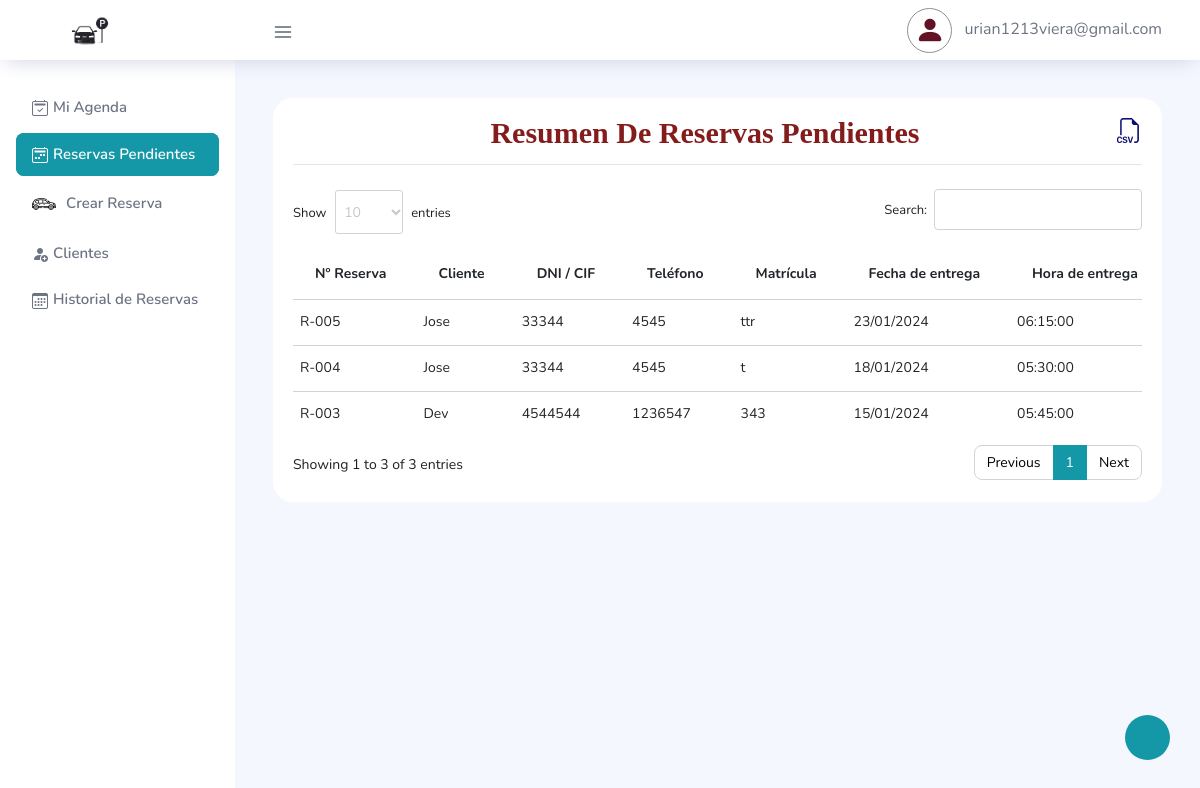
The page /dashboard/ReservasPendientes.php (signed in) on the database its author committed.
### tables this page shows
CREATE TABLE `tbl_reservas` (
  `id` int(11) NOT NULL AUTO_INCREMENT,
  `id_cliente` int(11) DEFAULT NULL,
  `fecha_entrega` date NOT NULL,
  `hora_entrega` time NOT NULL,
  `fecha_recogida` varchar(50) DEFAULT NULL,
  `hora_recogida` varchar(50) DEFAULT NULL,
  `tipo_plaza` varchar(100) DEFAULT '',
  `terminal_entrega` varchar(100) DEFAULT '',
  `terminal_recogida` varchar(100) DEFAULT '',
  `matricula` varchar(50) DEFAULT '',
  `color` varchar(60) DEFAULT NULL,
  `marca_modelo` varchar(250) DEFAULT '',
  `numero_vuelo_de_vuelta` varchar(50) DEFAULT NULL,
  `servicio_adicional` varchar(10) DEFAULT NULL,
  `total_dias_reserva` int(11) DEFAULT NULL,
  `total_pago_reserva` decimal(8,2) DEFAULT NULL,
  `descuento` bigint(11) DEFAULT 0,
  `formato_pago` varchar(250) DEFAULT NULL,
  `observacion_cliente` mediumtext DEFAULT NULL,
  `fecha_pago_factura` date DEFAULT NULL,
  `servicios_extras` mediumtext DEFAULT NULL,
  `total_gasto_extras` decimal(8,2) DEFAULT NULL,
  `estado_reserva` int(11) DEFAULT 0,
  `date_registro` timestamp NULL DEFAULT current_timestamp() ON UPDATE current_timestamp(),
  PRIMARY KEY (`id`)
);

CREATE TABLE `tbl_clientes` (
  `IdUser` int(10) NOT NULL AUTO_INCREMENT,
  `emailUser` varchar(50) DEFAULT NULL,
  `passwordUser` varchar(250) DEFAULT NULL,
  `nombre_completo` varchar(250) DEFAULT NULL,
  `din` char(50) DEFAULT NULL,
  `direccion_completa` mediumtext DEFAULT NULL,
  `tlf` varchar(20) DEFAULT NULL,
  `conocido_por` varchar(60) DEFAULT NULL,
  `observaciones` mediumtext DEFAULT NULL,
  `terminos` int(11) DEFAULT 1,
  `rol` int(11) DEFAULT 0,
  `sesionDesde` varchar(30) DEFAULT NULL,
  `sesionHasta` varchar(30) DEFAULT NULL,
  `createUser` varchar(30) DEFAULT NULL,
  PRIMARY KEY (`IdUser`)
);

### dashboard/funciones.php (called while the page is built, shortened)
<?php
   function getAllReservasPorEstadoReserva($con, $status_reserva)
   {
       $sqlReservasAdmin = ("SELECT c.*, r.* FROM tbl_clientes AS c
                   INNER JOIN tbl_reservas AS r ON c.idUser = r.id_cliente
                   WHERE r.estado_reserva = '{$status_reserva}'
                   ORDER BY r.date_registro DESC");
       $queryReserva = mysqli_query($con, $sqlReservasAdmin);
       return $queryReserva;
   }
   ?>

### dashboard/ReservasPendientes.php (the view, shortened to what this page needs)
<?php
if (isset($_SESSION['emailUser']) != "" && $_SESSION['rol'] == 1) {
    $email      = $_SESSION['emailUser'];
    $rolUser    = $_SESSION['rol'];
?>
    <!DOCTYPE html>
    <html lang="es">
    <head>
    </head>
    <body>
        <div class="container-scroller">
            <?php include 'bases/navbar.php'; ?>
            <div class="container-fluid page-body-wrapper">
                <?php
                include 'bases/nav.php';
                include 'funciones.php';
                $mis_reservas = getAllReservasPorEstadoReserva($con, 0);
                ?>
                <div class="main-panel">
                    <div class="content-wrapper">
                        <div class="row justify-content-md-center">
                            <div class="col-lg-12 grid-margin stretch-card">
                                <div class="card">
                                    <div class="card-body">
                                        <h2 class="card-title text-center mb-4" style="font-size: 30px; font-family: 'Quicky Story'; color: #851C1C ;">Resumen de Reservas Pendientes
                                            <a title="Todas las Reservas Pendientes" href="../acciones/exportDataReservas.php?expo=0" download="Data_clientes.xls" style="float: right;font-size: 25px;">
                                                <i class="bi bi-filetype-csv"></i>
                                            </a>
                                            <hr>
                                        </h2>
                                        <div class="table-responsive">
                                            <table id="tablaReservasPendientes" class="table table-hover">
                                                <thead>
                                                    <tr>
                                                        <th>Nº Reserva</th>
                                                        <th>Cliente</th>
                                                        <th>DNI / CIF</th>
                                                        <th>Teléfono</th>
                                                        <th>Matrícula</th>
                                                        <th>Fecha de entrega</th>
                                                        <th>Hora de entrega</th>
                                                    </tr>
                                                </thead>
                                                <tbody>
                                                    <?php
                                                    while ($reserva = mysqli_fetch_array($mis_reservas)) {
                                                        $reserva_id = $reserva["id"]; ?>
                                                        <tr id="<?php echo $reserva_id; ?>" class="reserva_<?php echo $reserva_id; ?>">
                                                            <td class="custom_td">
                                                                <?php
                                                                if ($reserva_id < 10) {
                                                                    echo 'R-00' . $reserva_id;
                                                                } elseif ($reserva_id < 100) {
                                                                    echo 'R-0' . $reserva_id;
                                                                } else {
                                                                    echo 'R-' . $reserva_id;
                                                                } ?>
                                                            </td>
                                                            <td class="custom_td"><?php echo $reserva["nombre_completo"]; ?></td>
                                                            <td class="custom_td"><?php echo $reserva["din"]; ?></td>
                                                            <td class="custom_td"><?php echo $reserva["tlf"]; ?></td>
                                                            <td class="custom_td"><?php echo $reserva["matricula"]; ?></td>
                                                            <td class="custom_td"><?php echo date("d/m/Y", strtotime($reserva["fecha_entrega"])); ?></td>
                                                            <td class="custom_td"><?php echo $reserva["hora_entrega"]; ?></td>
                                                        </tr>
                                                    <?php } ?>
                                                </tbody>
                                            </table>
                                        </div>
                                    </div>
                                </div>
                            </div>
                        </div>
                    </div>
                </div>
            </div>
        </div>
    </body>
    </html>
<?php
} else { ?>
    <script type="text/javascript">
        location.href = "../acciones/login/exit.php";
    </script>
<?php }  ?>

### dashboard/bases/navbar.php (shortened to what this page needs)
<nav class="navbar col-lg-12 col-12 p-0 fixed-top d-flex flex-row">
  <div class="text-center navbar-brand-wrapper d-flex align-items-center justify-content-center">
    <a class="navbar-brand brand-logo mr-5" href="./">
      <img src="../assets/custom/imgs/logo.png" class="mr-2" alt="logo" />
    </a>
  </div>
  <div class="navbar-menu-wrapper d-flex align-items-center justify-content-end">
    <button class="navbar-toggler navbar-toggler align-self-center" type="button" data-toggle="minimize">
      <span class="icon-menu"></span>
    </button>
    <ul class="navbar-nav navbar-nav-right">
      <li class="nav-item nav-profile dropdown">
        <a class="nav-link dropdown-toggle" href="#" data-toggle="dropdown" id="profileDropdown">
          <i class="bi bi-person-fill perfil_radius"></i>
          <span> <?php echo $email; ?></span>
        </a>
      </li>
    </ul>
  </div>
</nav>

### dashboard/bases/nav.php (shortened to what this page needs)
<nav class="sidebar sidebar-offcanvas" id="sidebar">
  <ul class="nav">
    <?php
    if ($rolUser == 1) { ?>
      <li class="nav-item">
        <a class="nav-link" href="Agenda.php">
          <i class="bi bi-calendar2-check menu-icon"></i>
          <span class="menu-title">Mi Agenda</span>
        </a>
      </li>
      <li class="nav-item">
        <a class="nav-link" href="ReservasPendientes.php">
          <i class="bi bi-calendar2-week menu-icon"></i>
          <span class="menu-title">Reservas Pendientes</span>
        </a>
      </li>
      <li class="nav-item">
        <a class="nav-link" href="CrearReserva.php">
          <img src="../assets/custom/imgs/carro.png" alt="car" style="padding: 0px 10px 0px 0px" />
          <span class="menu-title">Crear Reserva</span>
        </a>
      </li>
      <li class="nav-item">
        <a class="nav-link" href="CrearCliente.php">
          <i class="bi bi-person-fill-add menu-icon"></i>
          <span class="menu-title">Clientes</span>
        </a>
      </li>
      <li class="nav-item">
        <a class="nav-link" href="HistorialReservas.php">
          <i class="bi bi-calendar3 menu-icon"></i>
          <span class="menu-title">Historial de Reservas</span>
        </a>
      </li>
    <?php } ?>
  </ul>
</nav>

### assets/custom/css/custom_css.css (style rules this page uses)
.navbar .navbar-brand-wrapper .navbar-brand img { height: 50px; border-radius: 3px; }
.sidebar .nav .nav-item .nav-link .menu-title { font-size: 15px !important; }
.sidebar .nav .nav-item .nav-link i.menu-icon { margin-right: 5px !important; }
.bi-person-fill { font-size: 30px; color:rgb(97, 19, 37); }
.perfil_radius { width: 45px; height: 45px; border: 1px solid #8e9193; border-radius: 50%; display: inline-flex; justify-content: center; align-items: center; }
.sidebar .nav .nav-item.active > .nav-link { color: #820c0c !important; }
.bi-filetype-csv { color: rgb(11, 11, 117) !important; }
.custom_td { padding: 7px !important; }

### rows shown on the page
tbl_reservas: id "5", id_cliente.nombre_completo "Jose", id_cliente.din "33344", id_cliente.tlf "4545", matricula "ttr", fecha_entrega "23/01/2024", hora_entrega "06:15:00"
tbl_reservas: id "4", id_cliente.nombre_completo "Jose", id_cliente.din "33344", id_cliente.tlf "4545", matricula "t", fecha_entrega "18/01/2024", hora_entrega "05:30:00"
tbl_reservas: id "3", id_cliente.nombre_completo "Dev", id_cliente.din "4544544", id_cliente.tlf "1236547", matricula "343", fecha_entrega "15/01/2024", hora_entrega "05:45:00"

### other values the page prints
$email "urian1213viera@gmail.com"
